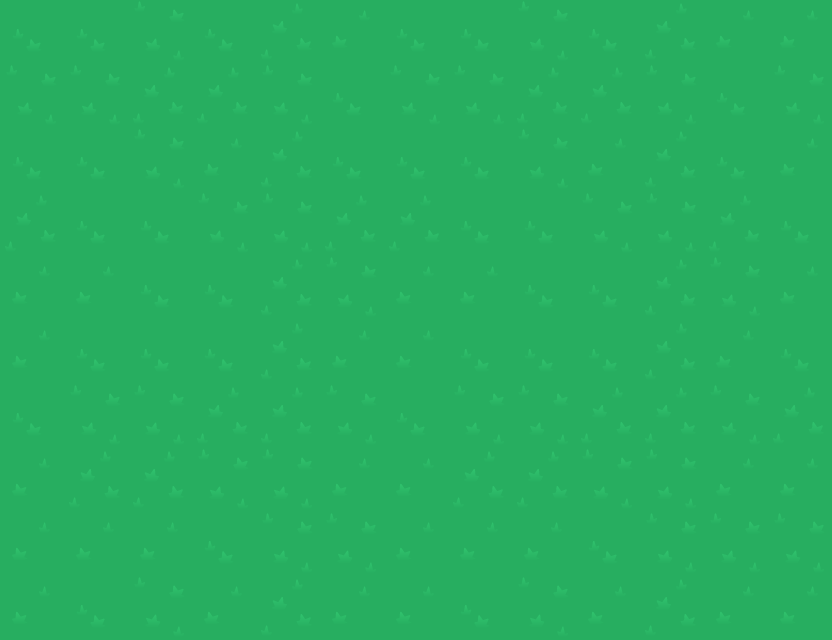

Tiled map render using the project's own tile images. Description and the whole map definition, tile-layer contents included, below:
An orthogonal 13x10 tile map with 64x64 px tiles, 1 tile layer (Tile Layer 1) and 10 objects (9x level, player).

<map version="1.9" tiledversion="1.9.2" orientation="orthogonal" renderorder="right-down" width="13" height="10" tilewidth="64" tileheight="64" infinite="0" nextlayerid="3" nextobjectid="14">
 <tileset firstgid="1" name="spritesheet_tiles" tilewidth="64" tileheight="64" spacing="10" tilecount="540" columns="27">
  <image source="../img/spritesheet_tiles.png" width="1988" height="1470" />
 </tileset>
 <layer id="1" name="Tile Layer 1" width="13" height="10">
  <data encoding="csv">
4,4,2,4,1,3,4,4,2,4,1,3,3,
2,2,1,1,2,4,2,2,1,1,2,4,2,
4,4,2,3,1,4,4,4,2,3,1,4,3,
1,4,4,2,2,1,1,4,4,2,2,1,4,
3,3,4,4,1,2,3,3,4,4,1,2,3,
3,4,4,4,1,3,3,4,4,4,1,3,4,
4,2,2,1,1,2,4,2,2,1,1,2,1,
3,1,1,2,2,3,3,1,1,2,2,3,3,
3,3,3,4,2,2,3,3,3,4,2,2,2,
3,4,2,3,1,3,3,4,2,3,1,3,3
</data>
 </layer>
 <objectgroup id="2" name="Player">
  <object id="1" name="player" x="592.877" y="457.767" />
  <object id="2" name="level" x="362.666" y="32" width="64" height="64" />
  <object id="3" name="level" x="45.3333" y="126.667" width="64" height="64" />
  <object id="4" name="level" x="237.333" y="126.667" width="64" height="64" />
  <object id="5" name="level" x="493.333" y="126.667" width="64" height="64" />
  <object id="6" name="level" x="685.333" y="126.667" width="64" height="64" />
  <object id="7" name="level" x="45.3333" y="318.667" width="64" height="64" />
  <object id="8" name="level" x="237.333" y="318.667" width="64" height="64" />
  <object id="9" name="level" x="493.333" y="318.667" width="64" height="64" />
  <object id="10" name="level" x="685.333" y="318.667" width="64" height="64" />
 </objectgroup>
</map>
